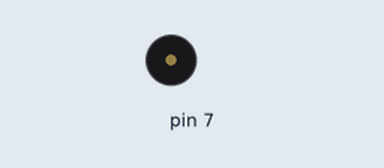
Simulated run of this sketch. Board: Arduino Uno, built with avr-gcc and run on an emulated ATmega328P. Parts: buzzer (waves = sounding).

Above: at 0.1 s.
Timing chart, 0 to 0.1 s (numbered marks = the images above):
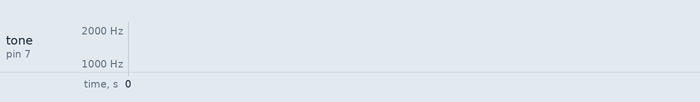

The sketch:

BuzzerTest2.ino
```cpp
void setup() {
  pinMode(7,OUTPUT);
}

void loop() {
  for(int i = 500; i<2000; i++) {
    tone(7, i, 50);
  }
  for(int i = 2000; i>500; i--) {
    tone(7, i, 50);
  }
}
```
